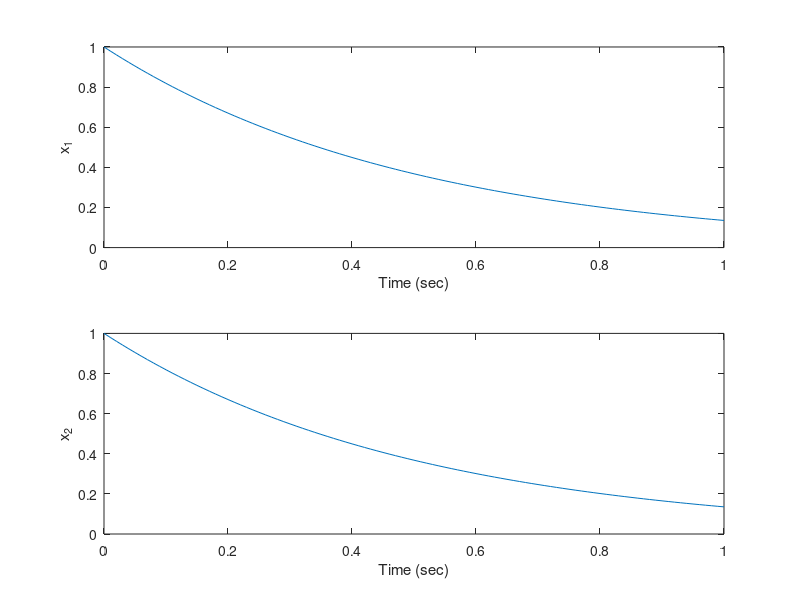

Recreate this plot in MATLAB.
% Chapter 3: Figure 3.35%%   The time response for nonzero initial%   conditions and zero input using lsim.%A=[0 -2;1 -3]; B=[2;0]; C=[1 0]; D=[0];sys=ss(A,B,C,D);x0=[1 1];t=[0:0.01:1];u=0*t;[y,T,x]=lsim(sys,u,t,x0);subplot(211), plot(T,x(:,1))xlabel('Time (sec)'), ylabel('x_1')subplot(212), plot(T,x(:,2))xlabel('Time (sec)'), ylabel('x_2')